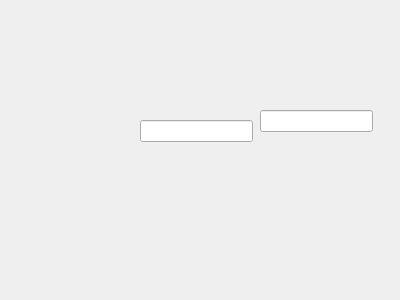
<?xml version="1.0" encoding="UTF-8"?>
<ui version="4.0">
 <class>uAddFilter</class>
 <widget class="QDialog" name="uAddFilter">
  <property name="geometry">
   <rect>
    <x>0</x>
    <y>0</y>
    <width>400</width>
    <height>300</height>
   </rect>
  </property>
  <property name="windowTitle">
   <string>Dialog</string>
  </property>
  <widget class="QLineEdit" name="lineEdit">
   <property name="geometry">
    <rect>
     <x>260</x>
     <y>110</y>
     <width>113</width>
     <height>22</height>
    </rect>
   </property>
  </widget>
  <widget class="QLineEdit" name="lineEdit_2">
   <property name="geometry">
    <rect>
     <x>140</x>
     <y>120</y>
     <width>113</width>
     <height>22</height>
    </rect>
   </property>
  </widget>
 </widget>
 <resources/>
 <connections/>
</ui>
